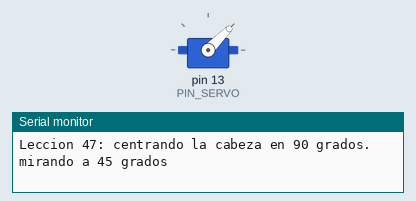
Recording of a sketch running on a simulated Arduino Uno, built with avr-gcc and run on an emulated ATmega328P. Parts: servo, the last lines printed to the serial monitor.

Above: at 1.55 s.
At 4.75 s:
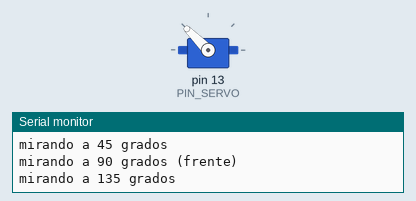
At 8.0 s:
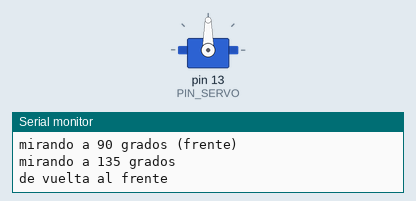
Timing chart, 0 to 10.0 s (numbered marks = the images above):
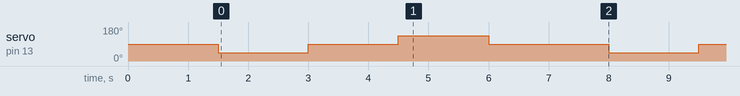

The sketch:

47-un-servo-apunta-el-sensor.ino
```cpp
// Curso PX-32 - Leccion 47: un servo apunta el sensor.
// El servo recibe ordenes de posicion, no de velocidad.

#include <Servo.h>

const byte PIN_SERVO = 13;  // cable de senal llega a D13 via el Model Y

Servo cabeza;  // el servo que gira el sensor ultrasonico

void setup() {
  Serial.begin(9600);
  Serial.println("Leccion 47: centrando la cabeza en 90 grados.");
  cabeza.attach(PIN_SERVO);  // la biblioteca envia los pulsos
  cabeza.write(90);          // 90 = mirar al frente
  delay(1500);               // tiempo de llegar y asentarse
}

void loop() {
  Serial.println("mirando a 45 grados");
  cabeza.write(45);
  delay(1500);

  Serial.println("mirando a 90 grados (frente)");
  cabeza.write(90);
  delay(1500);

  Serial.println("mirando a 135 grados");
  cabeza.write(135);
  delay(1500);

  Serial.println("de vuelta al frente");
  cabeza.write(90);
  delay(2000);
}
```

Measured:
- by itself, servo on pin 13 (PIN_SERVO): repeats every 6.5 s: 90° 1.5 s, 135° 1.5 s, 90° 2.0 s, 45° 1.5 s
